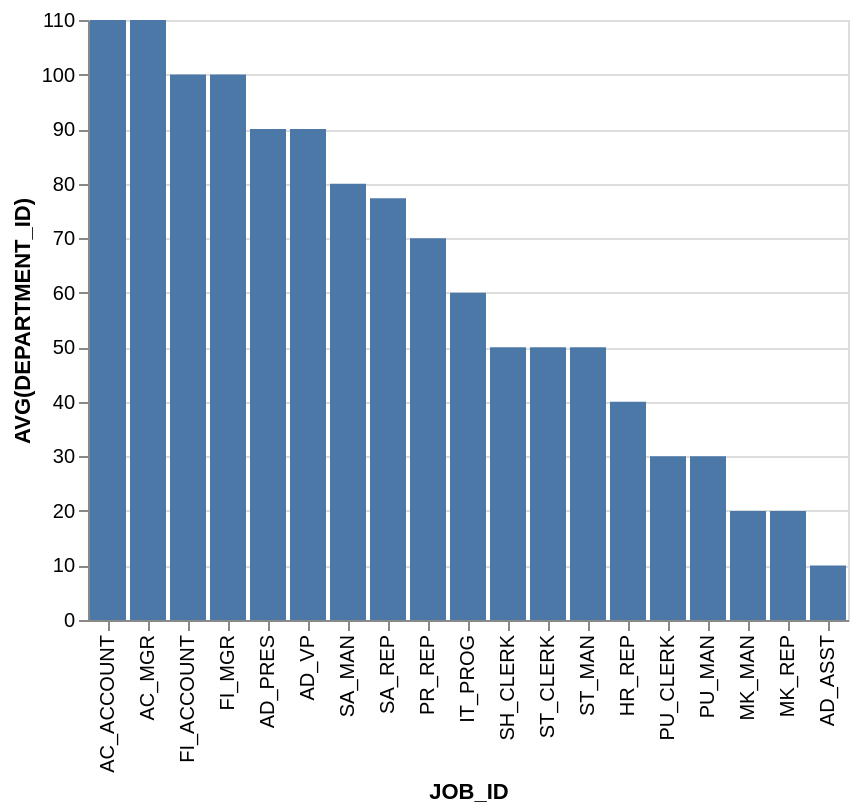

Here is the Vega-Lite specification saved for this chart:
### Vega-Lite specification from a JSON file in a GitHub repository (floating-point values rounded to 4 significant figures)
{"data": {"values": [{"x_data": "AC_ACCOUNT", "y_data": 110}, {"x_data": "AC_MGR", "y_data": 110}, {"x_data": "AD_ASST", "y_data": 10}, {"x_data": "AD_PRES", "y_data": 90}, {"x_data": "AD_VP", "y_data": 90}, {"x_data": "FI_ACCOUNT", "y_data": 100}, {"x_data": "FI_MGR", "y_data": 100}, {"x_data": "HR_REP", "y_data": 40}, {"x_data": "IT_PROG", "y_data": 60}, {"x_data": "MK_MAN", "y_data": 20}, {"x_data": "MK_REP", "y_data": 20}, {"x_data": "PR_REP", "y_data": 70}, {"x_data": "PU_CLERK", "y_data": 30}, {"x_data": "PU_MAN", "y_data": 30}, {"x_data": "SA_MAN", "y_data": 80}, {"x_data": "SA_REP", "y_data": 77.33}, {"x_data": "SH_CLERK", "y_data": 50}, {"x_data": "ST_CLERK", "y_data": 50}, {"x_data": "ST_MAN", "y_data": 50}]}, "mark": "bar", "encoding": {"x": {"field": "x_data", "type": "nominal", "title": "JOB_ID", "sort": {"op": "sum", "field": "y_data", "order": "descending"}}, "y": {"field": "y_data", "type": "quantitative", "title": "AVG(DEPARTMENT_ID)"}}}
